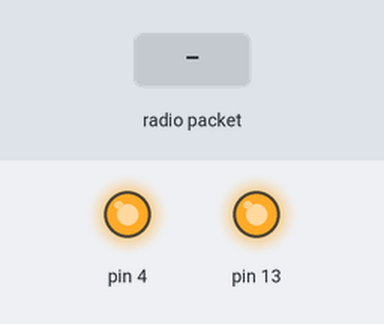
The sketch below on a simulated Arduino Uno, built with avr-gcc and run on an emulated ATmega328P. Shown: output pins drawn as LEDs (lit = HIGH). The inputs (shaded band) are chosen by the test bench. No radio packets arrive unless stated; what the sketch prints to the serial monitor is not drawn.

Above: at 1.2 s.
1.3 s: radio packet "1" arrives
Timing chart, 0 to 4.3 s (numbered marks = the images above; inputs shaded):
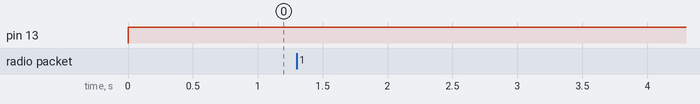

The sketch:

Hub.ino
```cpp
/*
   Warren Seto
   Recieve mode only
   Non-abstracted
*/

#include <RHReliableDatagram.h>
#include <RH_RF95.h>
#include <SPI.h>

#define CLIENT_ADDRESS 1
#define SERVER_ADDRESS 2

// 8 and 3 for m0 specific
RH_RF95 driver(8, 3);

RHReliableDatagram manager(driver, SERVER_ADDRESS);

void setup()
{
  // Init LED
  pinMode(13, OUTPUT);

  // Init Console
  Serial.begin(9600);

  pinMode(4, OUTPUT);
  digitalWrite(4, HIGH);

  if (!manager.init()) {}
    if (!driver.setFrequency(915.0)) {
    Serial.println("setFrequency failed");
    while (1);
  }

  driver.setTxPower(23, false);
}

uint8_t buf[RH_RF95_MAX_MESSAGE_LEN];

void loop()
{
  digitalWrite(13, HIGH);

  if (manager.available())
  {
    uint8_t len = sizeof(buf);
    uint8_t from;

    if (manager.recvfromAck(buf, &len, &from))
    {
      Serial.print((char*)buf);
    }
  }
}
```

Measured:
- after the input at 1.3 s, every drawn part: stays the same
